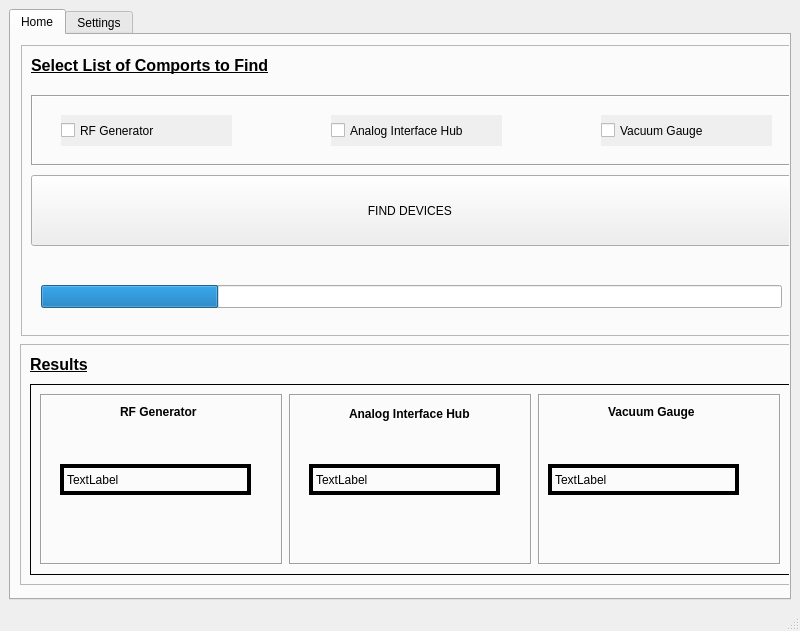
<?xml version="1.0" encoding="UTF-8"?>
<ui version="4.0">
 <class>MainWindow</class>
 <widget class="QMainWindow" name="MainWindow">
  <property name="geometry">
   <rect>
    <x>0</x>
    <y>0</y>
    <width>800</width>
    <height>631</height>
   </rect>
  </property>
  <property name="windowTitle">
   <string>MainWindow</string>
  </property>
  <widget class="QWidget" name="centralwidget">
   <layout class="QHBoxLayout" name="horizontalLayout_2">
    <item>
     <widget class="QTabWidget" name="tabWidget">
      <property name="currentIndex">
       <number>0</number>
      </property>
      <widget class="QWidget" name="Home">
       <attribute name="title">
        <string>Home</string>
       </attribute>
       <widget class="QFrame" name="frame">
        <property name="enabled">
         <bool>true</bool>
        </property>
        <property name="geometry">
         <rect>
          <x>10</x>
          <y>10</y>
          <width>781</width>
          <height>291</height>
         </rect>
        </property>
        <property name="frameShape">
         <enum>QFrame::Shape::StyledPanel</enum>
        </property>
        <property name="frameShadow">
         <enum>QFrame::Shadow::Raised</enum>
        </property>
        <widget class="QLabel" name="label">
         <property name="geometry">
          <rect>
           <x>10</x>
           <y>10</y>
           <width>241</width>
           <height>21</height>
          </rect>
         </property>
         <property name="text">
          <string>&lt;html&gt;&lt;head/&gt;&lt;body&gt;&lt;p&gt;&lt;span style=&quot; font-size:12pt; font-weight:700; text-decoration: underline;&quot;&gt;Select List of Comports to Find&lt;/span&gt;&lt;/p&gt;&lt;/body&gt;&lt;/html&gt;</string>
         </property>
        </widget>
        <widget class="QFrame" name="frame_7">
         <property name="geometry">
          <rect>
           <x>10</x>
           <y>50</y>
           <width>761</width>
           <height>71</height>
          </rect>
         </property>
         <property name="frameShape">
          <enum>QFrame::Shape::Box</enum>
         </property>
         <property name="frameShadow">
          <enum>QFrame::Shadow::Sunken</enum>
         </property>
         <widget class="QCheckBox" name="checkBox">
          <property name="geometry">
           <rect>
            <x>30</x>
            <y>20</y>
            <width>171</width>
            <height>31</height>
           </rect>
          </property>
          <property name="autoFillBackground">
           <bool>true</bool>
          </property>
          <property name="text">
           <string>RF Generator</string>
          </property>
          <property name="iconSize">
           <size>
            <width>20</width>
            <height>20</height>
           </size>
          </property>
          <property name="checked">
           <bool>false</bool>
          </property>
         </widget>
         <widget class="QCheckBox" name="checkBox_2">
          <property name="geometry">
           <rect>
            <x>300</x>
            <y>20</y>
            <width>171</width>
            <height>31</height>
           </rect>
          </property>
          <property name="autoFillBackground">
           <bool>true</bool>
          </property>
          <property name="text">
           <string>Analog Interface Hub</string>
          </property>
          <property name="iconSize">
           <size>
            <width>20</width>
            <height>20</height>
           </size>
          </property>
          <property name="checked">
           <bool>false</bool>
          </property>
         </widget>
         <widget class="QCheckBox" name="checkBox_3">
          <property name="geometry">
           <rect>
            <x>570</x>
            <y>20</y>
            <width>171</width>
            <height>31</height>
           </rect>
          </property>
          <property name="autoFillBackground">
           <bool>true</bool>
          </property>
          <property name="text">
           <string>Vacuum Gauge</string>
          </property>
          <property name="iconSize">
           <size>
            <width>20</width>
            <height>20</height>
           </size>
          </property>
          <property name="checked">
           <bool>false</bool>
          </property>
         </widget>
        </widget>
        <widget class="QPushButton" name="pushButton">
         <property name="geometry">
          <rect>
           <x>10</x>
           <y>130</y>
           <width>761</width>
           <height>71</height>
          </rect>
         </property>
         <property name="text">
          <string>FIND DEVICES </string>
         </property>
        </widget>
        <widget class="QProgressBar" name="progressBar">
         <property name="geometry">
          <rect>
           <x>20</x>
           <y>240</y>
           <width>741</width>
           <height>23</height>
          </rect>
         </property>
         <property name="acceptDrops">
          <bool>false</bool>
         </property>
         <property name="autoFillBackground">
          <bool>true</bool>
         </property>
         <property name="value">
          <number>24</number>
         </property>
         <property name="textVisible">
          <bool>false</bool>
         </property>
         <property name="orientation">
          <enum>Qt::Orientation::Horizontal</enum>
         </property>
         <property name="invertedAppearance">
          <bool>false</bool>
         </property>
        </widget>
       </widget>
       <widget class="QFrame" name="frame_2">
        <property name="geometry">
         <rect>
          <x>9</x>
          <y>309</y>
          <width>781</width>
          <height>241</height>
         </rect>
        </property>
        <property name="frameShape">
         <enum>QFrame::Shape::StyledPanel</enum>
        </property>
        <property name="frameShadow">
         <enum>QFrame::Shadow::Raised</enum>
        </property>
        <widget class="QLabel" name="label_2">
         <property name="geometry">
          <rect>
           <x>10</x>
           <y>10</y>
           <width>61</width>
           <height>21</height>
          </rect>
         </property>
         <property name="text">
          <string>&lt;html&gt;&lt;head/&gt;&lt;body&gt;&lt;p&gt;&lt;span style=&quot; font-size:12pt; font-weight:700; text-decoration: underline;&quot;&gt;Results&lt;/span&gt;&lt;/p&gt;&lt;/body&gt;&lt;/html&gt;</string>
         </property>
        </widget>
        <widget class="QFrame" name="frame_6">
         <property name="geometry">
          <rect>
           <x>10</x>
           <y>40</y>
           <width>761</width>
           <height>191</height>
          </rect>
         </property>
         <property name="frameShape">
          <enum>QFrame::Shape::Panel</enum>
         </property>
         <property name="frameShadow">
          <enum>QFrame::Shadow::Plain</enum>
         </property>
         <layout class="QHBoxLayout" name="horizontalLayout">
          <item>
           <widget class="QFrame" name="frame_3">
            <property name="frameShape">
             <enum>QFrame::Shape::Box</enum>
            </property>
            <property name="frameShadow">
             <enum>QFrame::Shadow::Sunken</enum>
            </property>
            <widget class="QLabel" name="label_3">
             <property name="geometry">
              <rect>
               <x>80</x>
               <y>10</y>
               <width>81</width>
               <height>16</height>
              </rect>
             </property>
             <property name="frameShadow">
              <enum>QFrame::Shadow::Sunken</enum>
             </property>
             <property name="text">
              <string>&lt;html&gt;&lt;head/&gt;&lt;body&gt;&lt;p&gt;&lt;span style=&quot; font-weight:700;&quot;&gt;RF Generator&lt;/span&gt;&lt;/p&gt;&lt;/body&gt;&lt;/html&gt;</string>
             </property>
            </widget>
            <widget class="QLabel" name="label_7">
             <property name="geometry">
              <rect>
               <x>20</x>
               <y>70</y>
               <width>191</width>
               <height>31</height>
              </rect>
             </property>
             <property name="frameShape">
              <enum>QFrame::Shape::Box</enum>
             </property>
             <property name="lineWidth">
              <number>4</number>
             </property>
             <property name="text">
              <string>TextLabel</string>
             </property>
            </widget>
           </widget>
          </item>
          <item>
           <widget class="QFrame" name="frame_4">
            <property name="frameShape">
             <enum>QFrame::Shape::Box</enum>
            </property>
            <property name="frameShadow">
             <enum>QFrame::Shadow::Sunken</enum>
            </property>
            <widget class="QLabel" name="label_5">
             <property name="geometry">
              <rect>
               <x>60</x>
               <y>10</y>
               <width>141</width>
               <height>20</height>
              </rect>
             </property>
             <property name="frameShadow">
              <enum>QFrame::Shadow::Sunken</enum>
             </property>
             <property name="text">
              <string>&lt;html&gt;&lt;head/&gt;&lt;body&gt;&lt;p&gt;&lt;span style=&quot; font-weight:700;&quot;&gt;Analog Interface Hub&lt;/span&gt;&lt;/p&gt;&lt;/body&gt;&lt;/html&gt;</string>
             </property>
            </widget>
            <widget class="QLabel" name="label_8">
             <property name="geometry">
              <rect>
               <x>20</x>
               <y>70</y>
               <width>191</width>
               <height>31</height>
              </rect>
             </property>
             <property name="frameShape">
              <enum>QFrame::Shape::Box</enum>
             </property>
             <property name="lineWidth">
              <number>4</number>
             </property>
             <property name="text">
              <string>TextLabel</string>
             </property>
            </widget>
           </widget>
          </item>
          <item>
           <widget class="QFrame" name="frame_5">
            <property name="frameShape">
             <enum>QFrame::Shape::Box</enum>
            </property>
            <property name="frameShadow">
             <enum>QFrame::Shadow::Sunken</enum>
            </property>
            <widget class="QLabel" name="label_6">
             <property name="geometry">
              <rect>
               <x>70</x>
               <y>10</y>
               <width>91</width>
               <height>16</height>
              </rect>
             </property>
             <property name="frameShadow">
              <enum>QFrame::Shadow::Sunken</enum>
             </property>
             <property name="text">
              <string>&lt;html&gt;&lt;head/&gt;&lt;body&gt;&lt;p&gt;&lt;span style=&quot; font-weight:700;&quot;&gt;Vacuum Gauge&lt;/span&gt;&lt;/p&gt;&lt;/body&gt;&lt;/html&gt;</string>
             </property>
            </widget>
            <widget class="QLabel" name="label_9">
             <property name="geometry">
              <rect>
               <x>10</x>
               <y>70</y>
               <width>191</width>
               <height>31</height>
              </rect>
             </property>
             <property name="frameShape">
              <enum>QFrame::Shape::Box</enum>
             </property>
             <property name="lineWidth">
              <number>4</number>
             </property>
             <property name="text">
              <string>TextLabel</string>
             </property>
            </widget>
           </widget>
          </item>
         </layout>
        </widget>
       </widget>
      </widget>
      <widget class="QWidget" name="Settingss">
       <attribute name="title">
        <string>Settings</string>
       </attribute>
       <widget class="QFrame" name="frame_8">
        <property name="geometry">
         <rect>
          <x>10</x>
          <y>50</y>
          <width>771</width>
          <height>198</height>
         </rect>
        </property>
        <property name="frameShape">
         <enum>QFrame::Shape::StyledPanel</enum>
        </property>
        <property name="frameShadow">
         <enum>QFrame::Shadow::Raised</enum>
        </property>
        <layout class="QFormLayout" name="formLayout">
         <item row="0" column="0">
          <widget class="QLabel" name="label_10">
           <property name="frameShadow">
            <enum>QFrame::Shadow::Sunken</enum>
           </property>
           <property name="text">
            <string>&lt;html&gt;&lt;head/&gt;&lt;body&gt;&lt;p&gt;&lt;span style=&quot; font-weight:700;&quot;&gt;RF Generator :&lt;/span&gt;&lt;/p&gt;&lt;/body&gt;&lt;/html&gt;</string>
           </property>
          </widget>
         </item>
         <item row="0" column="1">
          <widget class="QLabel" name="label_13">
           <property name="frameShape">
            <enum>QFrame::Shape::Box</enum>
           </property>
           <property name="lineWidth">
            <number>4</number>
           </property>
           <property name="text">
            <string>TextLabel</string>
           </property>
          </widget>
         </item>
         <item row="1" column="1">
          <spacer name="verticalSpacer">
           <property name="orientation">
            <enum>Qt::Orientation::Vertical</enum>
           </property>
           <property name="sizeHint" stdset="0">
            <size>
             <width>661</width>
             <height>38</height>
            </size>
           </property>
          </spacer>
         </item>
         <item row="2" column="0">
          <widget class="QLabel" name="label_11">
           <property name="frameShadow">
            <enum>QFrame::Shadow::Sunken</enum>
           </property>
           <property name="text">
            <string>&lt;html&gt;&lt;head/&gt;&lt;body&gt;&lt;p&gt;&lt;span style=&quot; font-weight:700;&quot;&gt;RF Generator :&lt;/span&gt;&lt;/p&gt;&lt;/body&gt;&lt;/html&gt;</string>
           </property>
          </widget>
         </item>
         <item row="2" column="1">
          <widget class="QLabel" name="label_14">
           <property name="frameShape">
            <enum>QFrame::Shape::Box</enum>
           </property>
           <property name="lineWidth">
            <number>4</number>
           </property>
           <property name="text">
            <string>TextLabel</string>
           </property>
          </widget>
         </item>
         <item row="3" column="1">
          <spacer name="verticalSpacer_2">
           <property name="orientation">
            <enum>Qt::Orientation::Vertical</enum>
           </property>
           <property name="sizeHint" stdset="0">
            <size>
             <width>661</width>
             <height>38</height>
            </size>
           </property>
          </spacer>
         </item>
         <item row="4" column="0">
          <widget class="QLabel" name="label_12">
           <property name="frameShadow">
            <enum>QFrame::Shadow::Sunken</enum>
           </property>
           <property name="text">
            <string>&lt;html&gt;&lt;head/&gt;&lt;body&gt;&lt;p&gt;&lt;span style=&quot; font-weight:700;&quot;&gt;RF Generator :&lt;/span&gt;&lt;/p&gt;&lt;/body&gt;&lt;/html&gt;</string>
           </property>
          </widget>
         </item>
         <item row="4" column="1">
          <widget class="QLabel" name="label_15">
           <property name="frameShape">
            <enum>QFrame::Shape::Box</enum>
           </property>
           <property name="lineWidth">
            <number>4</number>
           </property>
           <property name="text">
            <string>TextLabel</string>
           </property>
          </widget>
         </item>
        </layout>
       </widget>
       <widget class="QLabel" name="label_16">
        <property name="geometry">
         <rect>
          <x>20</x>
          <y>20</y>
          <width>241</width>
          <height>21</height>
         </rect>
        </property>
        <property name="text">
         <string>&lt;html&gt;&lt;head/&gt;&lt;body&gt;&lt;p&gt;&lt;span style=&quot; font-size:12pt; font-weight:700;&quot;&gt;Settings&lt;/span&gt;&lt;/p&gt;&lt;/body&gt;&lt;/html&gt;</string>
        </property>
       </widget>
       <widget class="QPushButton" name="pushButton_2">
        <property name="geometry">
         <rect>
          <x>310</x>
          <y>260</y>
          <width>181</width>
          <height>41</height>
         </rect>
        </property>
        <property name="text">
         <string>Save</string>
        </property>
       </widget>
      </widget>
     </widget>
    </item>
   </layout>
  </widget>
  <widget class="QStatusBar" name="statusbar"/>
 </widget>
 <resources/>
 <connections/>
</ui>
